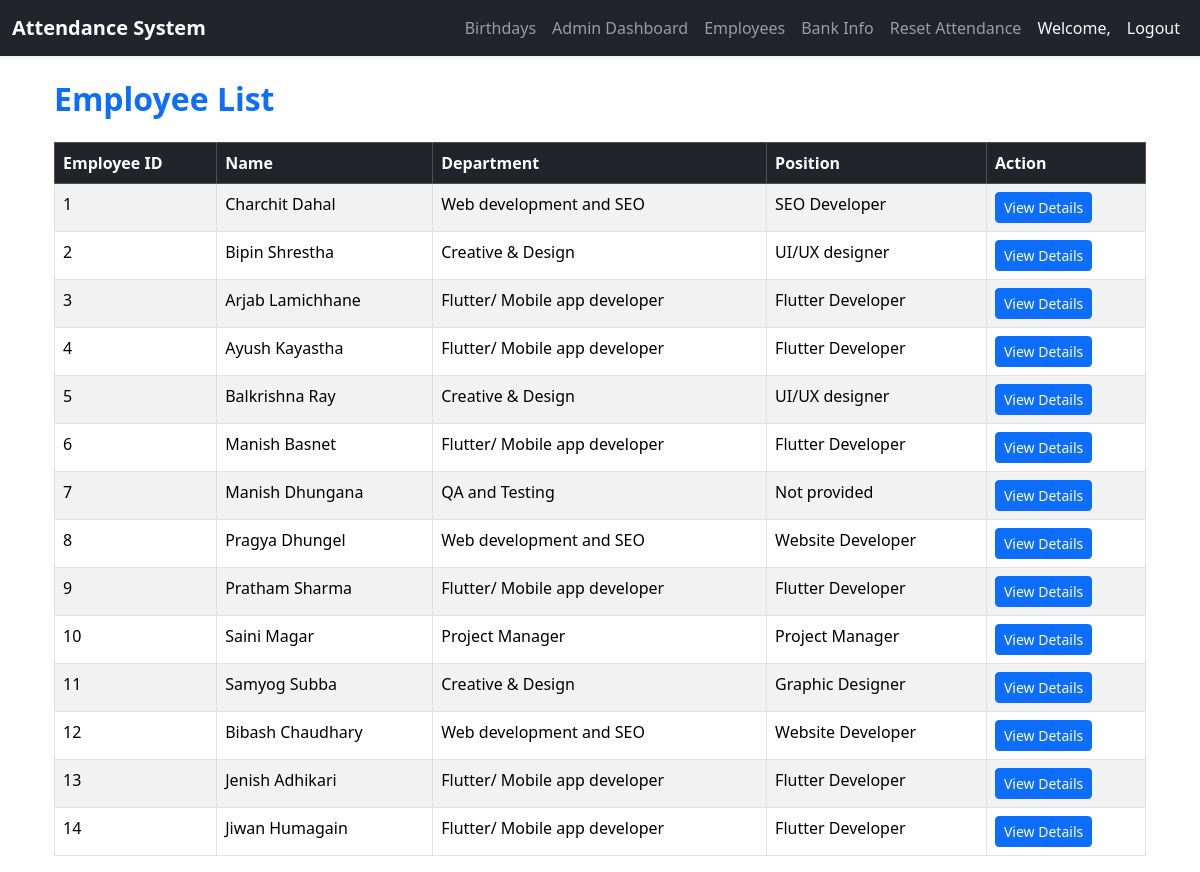
Screenshot of /employees/ (signed in) with the database file from the repository.
### attendance/models.py (models this page shows, shortened)
class Employee(models.Model):
    user = models.OneToOneField(User, on_delete=models.CASCADE)
    employee_id = models.CharField(max_length=10, unique=True)
    first_name = models.CharField(max_length=50)
    last_name = models.CharField(max_length=50)
    department = models.ForeignKey(Department, on_delete=models.SET_NULL, null=True)
    email = models.EmailField(unique=True)
    address = models.TextField(blank=True, null=True)
    position = models.CharField(max_length=100, blank=True, null=True)
    dob = models.DateField(blank=True, null=True)
    dob_nepali = models.CharField(max_length=10, blank=True, null=True)  # Format: YYYY/MM/DD in BS
    bank_account_number = models.CharField(max_length=50, blank=True, null=True)
    bank_name = models.CharField(max_length=100, blank=True, null=True)
    bank_account_holder_name = models.CharField(max_length=100, blank=True, null=True)
    photo = models.ImageField(upload_to='employee_photos/', blank=True, null=True)

class Department(models.Model):
    name = models.CharField(max_length=100)
    def __str__(self):
        return self.name

### attendance/views.py (the view)
# urls.py: path('employees/', views.admin_employee_list, name='admin_employee_list'),
@login_required
@user_passes_test(is_superuser)
def admin_employee_list(request):
    employees = Employee.objects.all()
    return render(request, 'attendance/admin_employee_list.html', {
        'employees': employees
    })

### attendance/views.py (called while the page is built)
def is_superuser(user):
    return user.is_superuser

### attendance/templates/attendance/admin_employee_list.html
{% extends 'attendance/base.html' %}
{% block content %}
<div class="container">
    <h2 class="mb-4 fw-bold text-primary">Employee List</h2>
    <div class="table-responsive">
        <table class="table table-striped table-bordered table-hover">
            <thead class="table-dark">
                <tr>
                    <th>Employee ID</th>
                    <th>Name</th>
                    <th>Department</th>
                    <th>Position</th>
                    <th>Action</th>
                </tr>
            </thead>
            <tbody>
                {% for employee in employees %}
                <tr>
                    <td>{{ employee.employee_id }}</td>
                    <td>{{ employee.first_name }} {{ employee.last_name }}</td>
                    <td>{{ employee.department|default:"Not assigned" }}</td>
                    <td>{{ employee.position|default:"Not provided" }}</td>
                    <td>
                        <a href="{% url 'admin_employee_detail' employee.id %}" class="btn btn-primary btn-sm">View Details</a>
                    </td>
                </tr>
                {% empty %}
                <tr><td colspan="5" class="text-center">No employees found.</td></tr>
                {% endfor %}
            </tbody>
        </table>
    </div>
</div>
{% endblock %}

### rows the page displays
Employee: employee_id "1", first_name "Charchit", last_name "Dahal", department "Web development and SEO", position "SEO Developer"
Employee: employee_id "2", first_name "Bipin", last_name "Shrestha", department "Creative & Design", position "UI/UX designer"
Employee: employee_id "3", first_name "Arjab", last_name "Lamichhane", department "Flutter/ Mobile app developer", position "Flutter Developer"
Employee: employee_id "4", first_name "Ayush", last_name "Kayastha", department "Flutter/ Mobile app developer", position "Flutter Developer"
Employee: employee_id "5", first_name "Balkrishna", last_name "Ray", department "Creative & Design", position "UI/UX designer"
Employee: employee_id "6", first_name "Manish", last_name "Basnet", department "Flutter/ Mobile app developer", position "Flutter Developer"
Employee: employee_id "7", first_name "Manish", last_name "Dhungana", department "QA and Testing", position "Not provided"
Employee: employee_id "8", first_name "Pragya", last_name "Dhungel", department "Web development and SEO", position "Website Developer"
Employee: employee_id "9", first_name "Pratham", last_name "Sharma", department "Flutter/ Mobile app developer", position "Flutter Developer"
Employee: employee_id "10", first_name "Saini", last_name "Magar", department "Project Manager", position "Project Manager"
Employee: employee_id "11", first_name "Samyog", last_name "Subba", department "Creative & Design", position "Graphic Designer"
Employee: employee_id "12", first_name "Bibash", last_name "Chaudhary", department "Web development and SEO", position "Website Developer"
Employee: employee_id "13", first_name "Jenish", last_name "Adhikari", department "Flutter/ Mobile app developer", position "Flutter Developer"
Employee: employee_id "14", first_name "Jiwan", last_name "Humagain", department "Flutter/ Mobile app developer", position "Flutter Developer"
